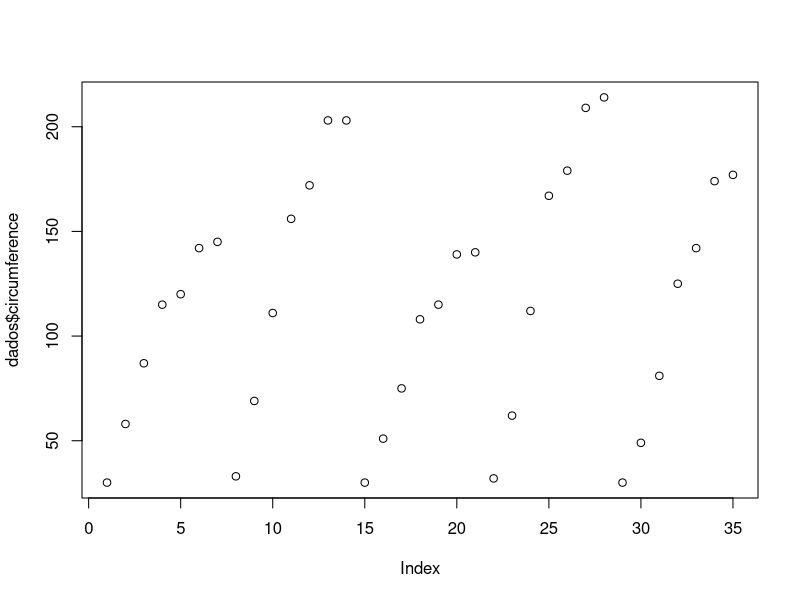

This chart was generated by the following R code:
## ---- chunk 1
dados <- Orange #A partir desse comando estamos criando um objeto chamado "dados", que vai receber um conjunto de dados disponível no próprio R, chamado "Orange"
dados #Visualizando o conteúdo do objeto "dados" que criamos

plot(dados$circumference) #Esse comando plota um gráfico simples de dispersão da variável "circumference", presente no nosso conjunto de dados
